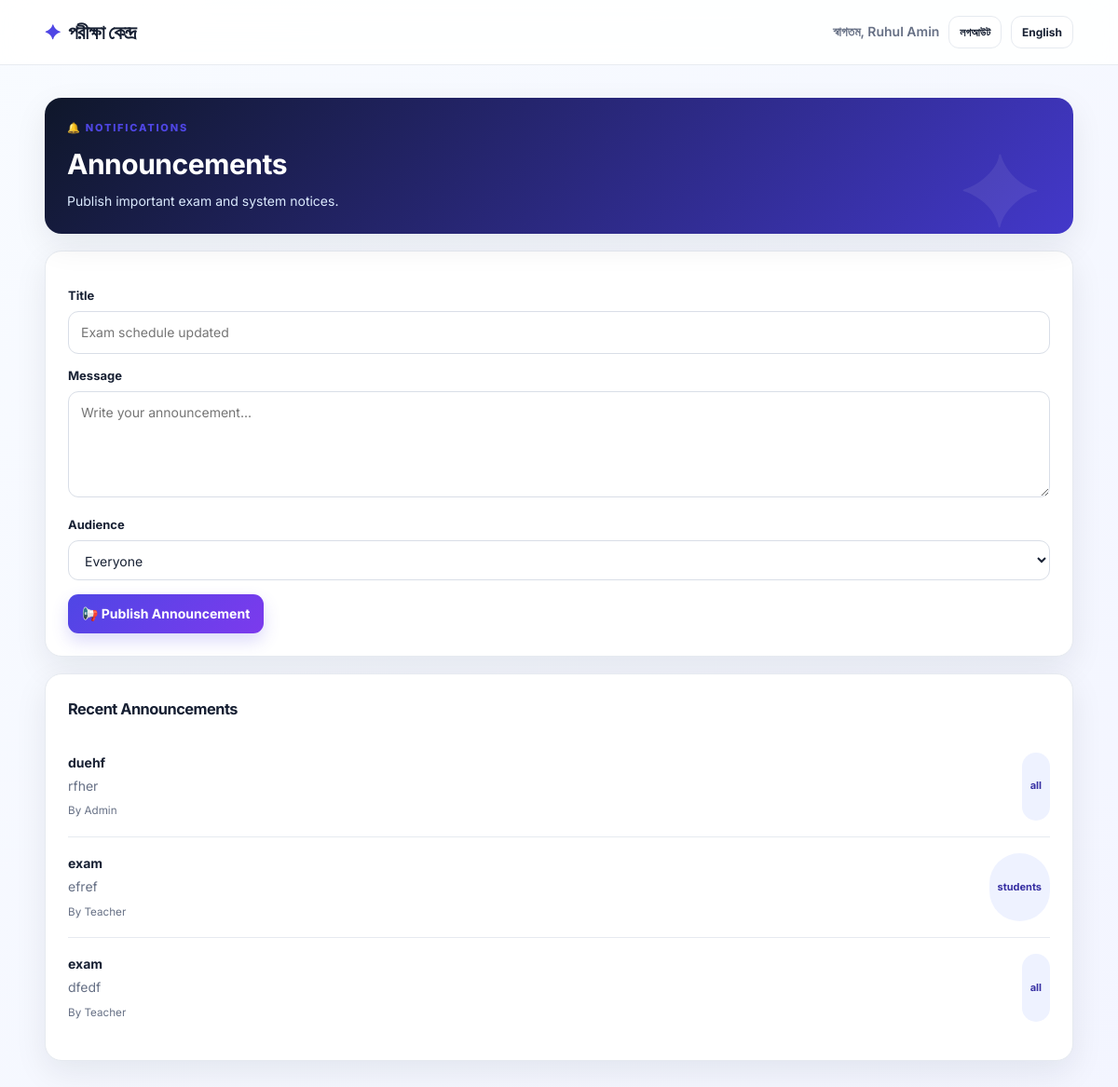
The page /admin/notifications.php (signed in) on the database its author committed.
### tables this page shows
CREATE TABLE notifications (
    id INTEGER PRIMARY KEY AUTOINCREMENT,
    title TEXT NOT NULL,
    message TEXT NOT NULL,
    audience TEXT NOT NULL DEFAULT 'all',
    sender_id INTEGER,
    sender_role TEXT,
    created_at INTEGER NOT NULL
);

### admin/notifications.php (the view, shortened to what this page needs)
<?php
$baseUrl='../';require_once __DIR__.'/../includes/header.php';$rows=$pdo->query('SELECT * FROM notifications ORDER BY id DESC LIMIT 30')->fetchAll();
?>
<div class="card hero-mini"><div class="eyebrow">🔔 NOTIFICATIONS</div><h2>Announcements</h2><p>Publish important exam and system notices.</p></div>
<div class="card"><form method="post"><?=csrf_field()?><label>Title</label><input name="title" required placeholder="Exam schedule updated"><label>Message</label><textarea name="message" rows="4" required placeholder="Write your announcement..."></textarea><label>Audience</label><select name="audience"><option value="all">Everyone</option><option value="students">Students</option><option value="teachers">Teachers</option></select><button class="btn-primary" style="margin-top:15px">📢 Publish Announcement</button></form></div>
<div class="card"><h3>Recent Announcements</h3><?php foreach($rows as $n):?><div class="exam-list-item"><div><strong><?=htmlspecialchars($n['title'])?></strong><p class="muted" style="margin:3px 0"><?=nl2br(htmlspecialchars($n['message']))?></p><small class="muted">By <?=htmlspecialchars($n['sender_role'] ? ucfirst($n['sender_role']) : 'System')?></small></div><span class="badge badge-teacher"><?=htmlspecialchars($n['audience'])?></span></div><?php endforeach;if(!$rows):?><p class="muted">No announcements yet.</p><?php endif;?></div>
<?php require_once __DIR__.'/../includes/footer.php'; ?>

### assets/style.css (style rules this page uses)
:root { --bg:#f4f7fb;--surface:#fff;--surface2:#f8fafc;--text:#172033;--muted:#667085;--line:#e6eaf0;--primary:#4f46e5;--primary2:#7c3aed;--success:#16a34a;--danger:#dc2626;--warning:#d97706;--shadow:0 12px 35px rgba(15,23,42,.08);--radius:18px }
* { box-sizing:border-box }
html { scroll-behavior:smooth }
body { margin:0;background:linear-gradient(135deg,#f8fbff,#f3f5ff);color:var(--text);font-family:Inter,system-ui,-apple-system,Segoe UI,sans-serif;font-size:14px;line-height:1.6 }
.card { background:var(--surface);border:1px solid var(--line);border-radius:var(--radius);padding:24px;margin:18px 0;box-shadow:var(--shadow) }
.card h2,.card h3 { margin-top:0;letter-spacing:-.5px }
.btn-primary,.btn-ghost,.btn-danger,.btn-gold,.link-btn,.btn-lang { display:inline-flex;align-items:center;justify-content:center;gap:7px;border:0;border-radius:11px;padding:10px 15px;font:inherit;font-weight:700;text-decoration:none;cursor:pointer;transition:.2s }
.btn-primary { background:linear-gradient(135deg,var(--primary),var(--primary2));color:#fff;box-shadow:0 8px 18px rgba(79,70,229,.2) }
label { display:block;margin:13px 0 6px;font-weight:700;font-size:13px }
input,select,textarea { width:100%;padding:11px 13px;border:1px solid #d9dee7;border-radius:11px;background:#fff;color:var(--text);outline:none;font:inherit }
.muted { color:var(--muted) }
.badge,.pill,.code-tag { display:inline-flex;align-items:center;border-radius:999px;font-size:11px;font-weight:700;padding:4px 9px }
.badge-teacher { background:#eef2ff;color:#3730a3 }
.exam-list-item { display:flex;justify-content:space-between;gap:15px;padding:17px 0;border-bottom:1px solid var(--line) }
.exam-list-item:last-child { border-bottom:0 }
.eyebrow { font-size:11px;font-weight:800;letter-spacing:1.8px;color:var(--primary);text-transform:uppercase }
.hero-mini { background:linear-gradient(135deg,#0f172a,#4338ca);color:#fff;border:0;overflow:hidden;position:relative }
.hero-mini:after { content:'✦';position:absolute;right:35px;top:10px;font-size:110px;color:rgba(255,255,255,.08) }
.hero-mini h2 { font-size:30px;margin:5px 0 }
.hero-mini p { color:#dbeafe;margin:0 }

### rows shown on the page
notifications: title "duehf", message "rfher", sender_role "Admin", audience "all"
notifications: title "exam", message "efref", sender_role "Teacher", audience "students"
notifications: title "exam", message "dfedf", sender_role "Teacher", audience "all"

### other values the page prints
t('site_title') "পরীক্ষা কেন্দ্র"
t('welcome_name') "স্বাগতম"
$__user['name'] "Ruhul Amin"
t('logout_btn') "লগআউট"
